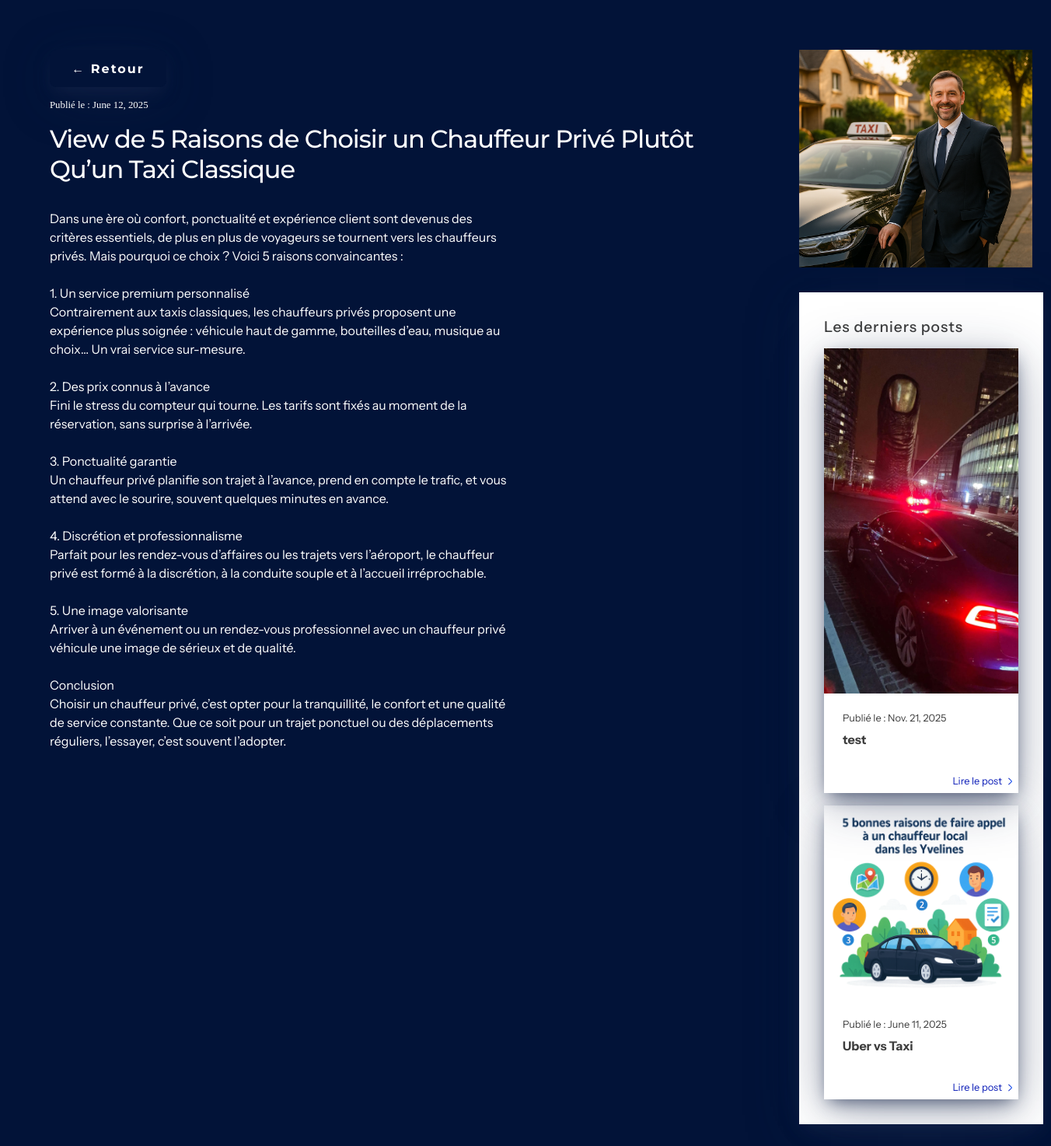
Page /blog/3/ on the committed database.
### blog/models.py (models this page shows)
class Article(models.Model):
    title = models.CharField(max_length=200)
    content = models.TextField()
    pub_date = models.DateField(auto_now_add=True)
    user = models.ForeignKey(User, on_delete=models.CASCADE)
    image = models.ImageField(upload_to='articles/', blank=True, null=True)
    def __str__(self):
        return self.title

### blog/views.py (the view)
# urls.py: path('<int:pk>/', ArticleDetailView.as_view(), name="article_detail")
class ArticleDetailView(DetailView):
    model = Article
    def  get_context_data(self, **kwargs):
        context = super().get_context_data(**kwargs)
        current_article = self.object
        context["suggested_articles"] = Article.objects.exclude(pk=current_article.pk).order_by('-pub_date')[:2]
        return context

### templates/blog/article_detail.html
{% extends "core/base.html" %}
{% load static %}
{% block content %}
<div class="main-article-detail">
  <div class="article-content-detail">
    <div class="header-article-detail">
      <button onclick="history.back()">← Retour</button>
      <span class="pub_date">Publié le : {{ article.pub_date }}</span>
      <h1>View de {{ article }}</h1>
    </div>
    <div class="content-article">
      <p>{{ article.content|linebreaksbr }}</p>
    </div>
  </div>
  <div class="suggested-articles">
    {% if article.image %}
      <img class="article-img" src="{{ article.image.url }}" alt="image-article">
    {% else %}
      <img class="article-img" src="{% static "images/default_article.png" %}" alt="image-article">
    {% endif %}
    <div class="suggested-articles-container">
      <p class="header-suggested-articles">Les derniers posts</p>
      {% for article in suggested_articles %}
        <a href="{% url "article_detail" article.id %}">
          <div class="article sugested">
            {% if article.image %}
              <img class="suggested-article-img" src="{{ article.image.url }}" alt="image-article">
            {% else %}
              <img class="suggested-article-img" src="{% static "images/default_article.png" %}" alt="image-article">
            {% endif %}
            <div class="article-infos">
              <span class="pub_date">Publié le : {{ article.pub_date }}</span>
              <p><strong>{{ article }}</strong></p>
              <div class="article-detail">
                <span>Lire le post</span>
                <img src="{% static "images/Vector.png" %}" alt="">
              </div>
            </div>
          </div>
        </a>
      {% endfor %}
    </div>
  </div>
</div>
{% endblock  %}

### static/css/sections/contact.css (style rules this page uses)
body { margin: 0; padding: 0; }

### static/css/sections/hero.css (style rules this page uses)
html { scroll-behavior: smooth; }
* { margin: 0; padding: 0; }
h1 { font-family: var(--title-font); font-weight: 500; font-size: 2rem; letter-spacing: -1px; }
p { font-family: var(--content-font); line-height: 24px; }

### static/css/sections/blog.css (style rules this page uses)
.article-infos { position: relative; background-color: #FFFFFF; color: var(--text-black); padding: 1.5rem; display: flex; flex-direction: column; gap: 0.5rem; font-family: var(--content-font); max-width: 252px; min-height: 80px; max-height: 80px ; }
.pub_date { font-size: 0.8rem; }
.article-detail { position: absolute; display: flex; align-items: center; gap: 0.5rem; color: var(--cta-color); right: 0; bottom: 0; margin: 0.5rem; font-size: 0.8rem; }
.article-img { width: 300px; max-height: 280px; object-fit: cover; object-position: center; }

### static/css/sections/article_detail.css (style rules this page uses)
.main-article-detail { min-height: 100vh; background-color: var(--background-color); color: #FFFFFF; padding: 4rem ; display: flex; gap: 4rem; }
.article-content-detail { display: flex; flex-direction: column; gap: 2rem; min-width: 900px; }
.content-article { max-width: 600px; }
.header-article-detail { display: flex; flex-direction: column; gap: 1rem; }
.header-article-detail button { max-width: 150px; background: none; color: #FFFFFF; }
.suggested-articles { display: flex; flex-direction: column; gap: 2rem; }
.header-suggested-articles { font-size: 1.2rem; font-weight: 500; letter-spacing: 1px; }
.suggested-article-img { width: 250px; }
.suggested-articles-container { color: var(--text-black); font-family: var(--title-font); background-color: #FFFFFF; padding: 2rem; box-shadow: 0px 8px 22px -6px rgba(24, 39, 75, 0.72), 0px 14px 64px -4px rgba(24, 39, 75, 0.41); display: flex; flex-direction: column; gap: 1rem; max-width: 300px; }
.sugested { box-shadow: 0px 8px 22px -6px rgba(24, 39, 75, 0.72), 0px 14px 64px -4px rgba(24, 39, 75, 0.41); }
.suggested-articles-container a { text-decoration: none; color: inherit; }

### static/css/components/button.css (style rules this page uses)
button { min-height: 48px; padding: 12px 24px 12px 24px; font-family: var(--title-font); font-weight: bold; font-size: 1rem; border-radius: 8px; letter-spacing: 2px; border: none; box-shadow: 0px 8px 22px -6px rgba(24, 39, 75, 0.72), 0px 14px 64px -4px rgba(24, 39, 75, 0.41); cursor: pointer; }

### static/css/components/config.css (style rules this page uses)
:root { --da-color: #1C60FF; --cta-color: #0D1EB8; --background-color: #021338; --infos-color: #9B9EB9; --text-black: #3D3D3D; --text-white: #FFFFFF; --success-color: #009411; --error-color: #FFA9A9; --gradient-primary: linear-gradient(90deg, #1C60FF 0%, #0D1EB8 100%); --title-font: 'Montserrat'; --title-size: 1.5rem; --title-weight: 'semibold'; --subtitle-font: 'Montserrat'; --subtitle-size: 1.2rem; --subtitle-weight: 'semibold'; --content-font: 'Instrument Sans'; --content-size: 1rem; --content-weight: 'regular'; --infos-font: 'Instrument Sans'; --infos-size: 1rem; --infos-weight: 'light'; --shadow-primary: 0px 8px 22px -6px rgba(24, 39, 75, 0.72), 0px 14px 64px -4px rgba(24, 39, 75, 0.41); }

### rows in the picture
Article: pub_date "June 12, 2025", title "5 Raisons de Choisir un Chauffeur Privé Plutôt Qu’un Taxi Classique", content "Dans une ère où confort, ponctualité et expérience client sont devenus des critères essentiels, de plus en plus de voyageurs se tournent vers les chauffeurs privés. Mais pourquoi ce choix ? Voici 5 raisons convaincantes : 1. Un service premium personnalisé Contrairement aux taxis classiques, les chauffeurs privés proposent une expérience plus soignée : véhicule haut de gamme, bouteilles d’eau, musique au choix… Un vrai service sur-mesure. 2. Des prix connus à l’avance Fini le stress du compteur qui tourne. Les tarifs sont fixés au moment de la réservation, sans surprise à l’arrivée. 3. Ponctualité garantie Un chauffeur privé planifie son trajet à l’avance, prend en compte le trafic, et vous…", image (picture)
Article: image (picture), pub_date "Nov. 21, 2025", title "test"
Article: image (picture), pub_date "June 11, 2025", title "Uber vs Taxi"
